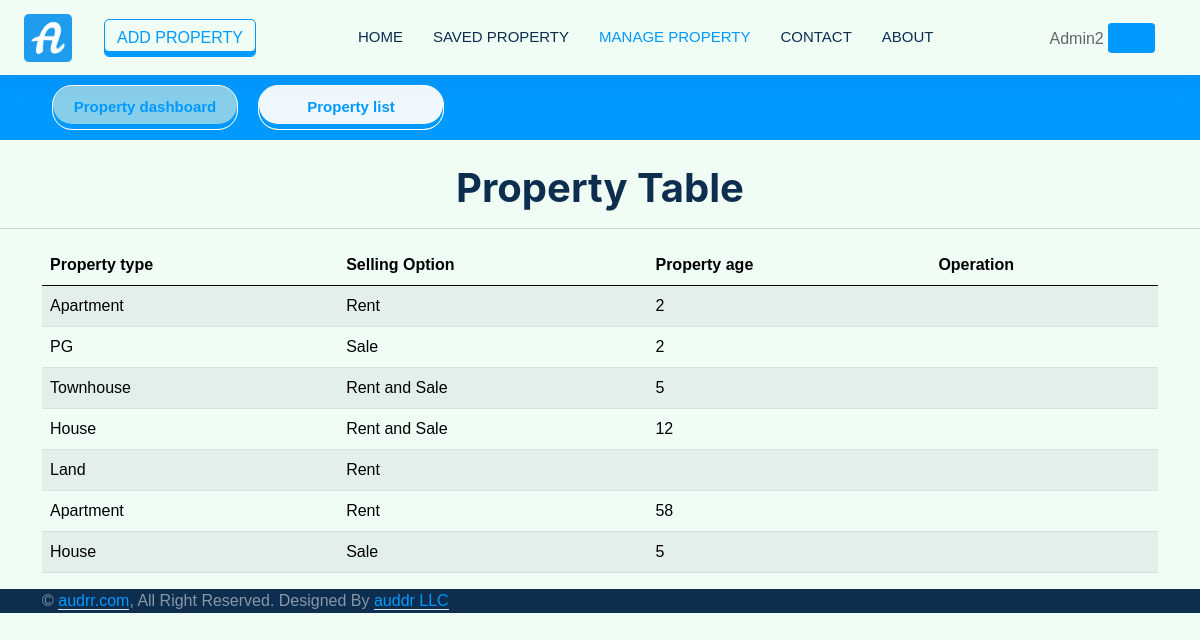
The app's page /prop_table (signed in) with its own data.
### user_1/models.py (models this page shows)
class p_detail_v1(models.Model):
    seller_id = models.ForeignKey(User, on_delete=models.CASCADE)
    property_data = models.JSONField()
    property_other_data = models.JSONField(default=dict)

### user_1/views.py (the view)
# urls.py: path("prop_table", views.prop_table, name="prop_table"),
def prop_table(request):
    user_id = User.objects.get(pk=request.session["pk"])
    data = p_detail_v1.objects.filter(seller_id=user_id)
    return render(
        request,
        "theme/prop_table.html",
        {"data": data, "property_table": "property_table"},
    )

### user_1/templates/theme/prop_table.html (shortened to what this page needs)
{% extends 'theme/master.html' %}
{% block manage_property %}active{% endblock %}
{% block main_content %}
<div class="container-fluid bg-primary mb-4 wow fadeIn" data-wow-delay="0.1s" id="main">
    <div class="container">
        <div class="scroller" id="scroller">
            <button class="col-md-2 btn btn-outline-primary text-white border-white p_type_btn dashboard_page"
                id="dashboard_btn" value="all"><a href="{% url 'dashboard' %}">Property dashboard</a></button>
            <button class="col-md-2 btn btn-outline-primary text-white border-white p_type_btn property_table"
                id="list_btn">
                <a href="{% url 'prop_table' %}">Property list</a></button>
        </div>
    </div>
</div>
<div class="text-center">
    <h1>Property Table</h1>
</div>
<hr>
<div class="container container-fluid">
    <table class="table table-light table-striped">
        <thead>
            <tr>
                <th scope="col">Property type</th>
                <th scope="col">Selling Option</th>
                <th scope="col">Property age</th>
                <th scope="col">Operation</th>
            </tr>
        </thead>
        <tbody>
            {% for i in data %}
            <tr>
                <td>{{i.property_data.property_type}}</td>
                <td>{{i.property_data.selling_option}}</td>
                <td>{{i.property_data.property_age}}</td>
                <td>
                    <a href="delete_property_record/{{i.id}}" class="me-2">
                        <i class="fa fa-trash" aria-hidden="true"></i>
                    </a>
                </td>
            </tr>
            {% endfor %}
        </tbody>
    </table>
</div>
{% endblock %}

### user_1/templates/theme/master.html (shortened to what this page needs)
{% load static %}
<!DOCTYPE html>
<html lang="en">
<head>
    <link rel="stylesheet" href="https://cdnjs.cloudflare.com/ajax/libs/font-awesome/4.7.0/css/font-awesome.min.css">
    <link href="{% static 'theme/css/bootstrap.min.css' %}" rel="stylesheet">
    <link href="{% static 'theme/css/style.css' %}" rel="stylesheet">
</head>
    <body>
        <div class="container-xxl p-0">
            <nav class="navbar navbar-expand-lg navbar-light py-0 px-4 navbar_main">
                <a href="{% url 'home' %}" class="navbar-brand d-flex align-items-center text-center">
                    <img src="{% static 'theme/img/favicon.ico' %}">
                </a>
                <a href="{% url 'add_property_details' %}"
                    class="nav-item nav-link text-primary add_property_button"><button class="btn btn-outline-primary">
                        ADD PROPERTY
                    </button>
                </a>
                <div class="collapse navbar-collapse container-fluid-nav text-start" id="navbarCollapse">
                    <div class="navbar-nav ms-auto">
                        <a href="{% url 'home' %}" class="nav-item nav-link {% block home %}{% endblock %}">Home</a>
                        <a href="{% url 'saved_property' %}"
                            class="nav-item nav-link {% block saved_property %}{% endblock %}">Saved Property</a>
                        <a href="{% url 'dashboard' %}"
                            class="nav-item nav-link {% block manage_property %}{% endblock %}">Manage property</a>
                        <a href="{% url 'contact' %}"
                            class="nav-item nav-link {% block contact %}{% endblock %}">Contact</a>
                        <a href="{% url 'about' %}" class="nav-item nav-link {% block about %}{% endblock %}">About</a>
                    </div>
                    <div class="navbar-nav ms-auto">
                        {% if 'username' in request.session %}
                        <span class="mt-1">{{request.session.username}}</span> &nbsp;
                        <button type="button" data-bs-toggle="modal" data-bs-target="#settingModal"
                            class="btn btn-outline-primary px-3 d-lg-flex bg-primary" id="logout_btn"><i
                                class="fa fa-user text-white" aria-hidden="true"></i></button> &nbsp;&nbsp;
                        <i onclick="show_notifications()" class="fa-solid fa-bell mt-2" data-bs-toggle="modal"
                            data-bs-target="#login_modal"></i>
                        {% else%}
                        <a href="login" class="btn btn-primary px-3 d-lg-flex" id="login_btn_2">Login</a>
                        {% endif %}
                    </div>
                </div>
            </nav>
            {% block main_content %}
            {% endblock %}
        </div>
        <footer class="container-fluid bg-dark text-white-50 footer wow fadeIn" data-wow-delay="0.1s"
            style="margin-bottom: -100px !important;">
            <div class="container">
                <div class="row">
                    <div class="col-md-6 text-center text-md-start mb-3 mb-md-0">
                        &copy; <a class="border-bottom" href="#">audrr.com</a>, All Right Reserved.
                        Designed By <a class="border-bottom" href="https://htmlcodex.com">auddr LLC</a>
                    </div>
                </div>
            </div>
        </footer>
    </body>
</html>
<link href="https://cdn.jsdelivr.net/npm/select2@4.1.0-rc.0/dist/css/select2.min.css" rel="stylesheet" />
<link href="https://cdn.jsdelivr.net/npm/select2@4.1.0-rc.0/dist/css/select2.min.css" rel="stylesheet" />

### user_1/static/theme/css/style.css (style rules this page uses)
:root { --primary: #0099ff; --secondary: #FF6922; --light: #EFFDF5; --dark: #0E2E50; }
.btn { transition: .5s; }
.navbar { box-shadow: 0 0 30px rgba(0, 0, 0, .08); }
.navbar-light .navbar-nav .nav-link { margin-right: 30px; padding: 25px 0; color: #FFFFFF; font-size: 15px; text-transform: uppercase; outline: none; }
.navbar-light .navbar-nav .nav-link:hover, .navbar-light .navbar-nav .nav-link.active { color: var(--primary); }
.navbar-light .navbar-brand { height: 75px; }
.navbar-light .navbar-nav .nav-link { color: var(--dark); font-weight: 500; }

### user_1/templates/theme/master.html (style rules this page uses)
i { cursor: pointer; }
button, textarea:focus, select:focus, textarea.form-control:focus, input.form-control:focus, input[type=text]:focus, input[type=password]:focus, input[type=email]:focus, input[type=number]:focus, [type=text].form-control:focus, [type=password].form-control:focus, [type=email].form-control:focus, [type=tel].form-control:focus, [contenteditable].form-control:focus { box-shadow: inset 0 -5px 0 #0099ff !important; }
#logout_btn { border-radius: 10%; }

### user_1/templates/theme/prop_table.html (style rules this page uses)
#main { padding: 0px; }
#scroller { overflow: auto; display: flex; }
.p_type_btn { border-radius: 20px; border: 1px solid white; padding: 10px; font-size: 15px; font-weight: 600; background-color: skyblue; color: black !important; }
#dashboard_btn, #list_btn { margin: 10px; }
.active_btn { background-color: aliceblue; color: #0099ff !important; }

### records on screen
p_detail_v1: property_data.property_type "Apartment", property_data.selling_option "Rent", property_data.property_age "2"
p_detail_v1: property_data.property_type "PG", property_data.selling_option "Sale", property_data.property_age "2"
p_detail_v1: property_data.property_type "Townhouse", property_data.selling_option "Rent and Sale", property_data.property_age "5"
p_detail_v1: property_data.property_type "House", property_data.selling_option "Rent and Sale", property_data.property_age "12"
p_detail_v1: property_data.property_type "Land", property_data.selling_option "Rent"
p_detail_v1: property_data.property_type "Apartment", property_data.selling_option "Rent", property_data.property_age "58"
p_detail_v1: property_data.property_type "House", property_data.selling_option "Sale", property_data.property_age "5"

### other values on screen
{{ request.session.username }} "Admin2"
